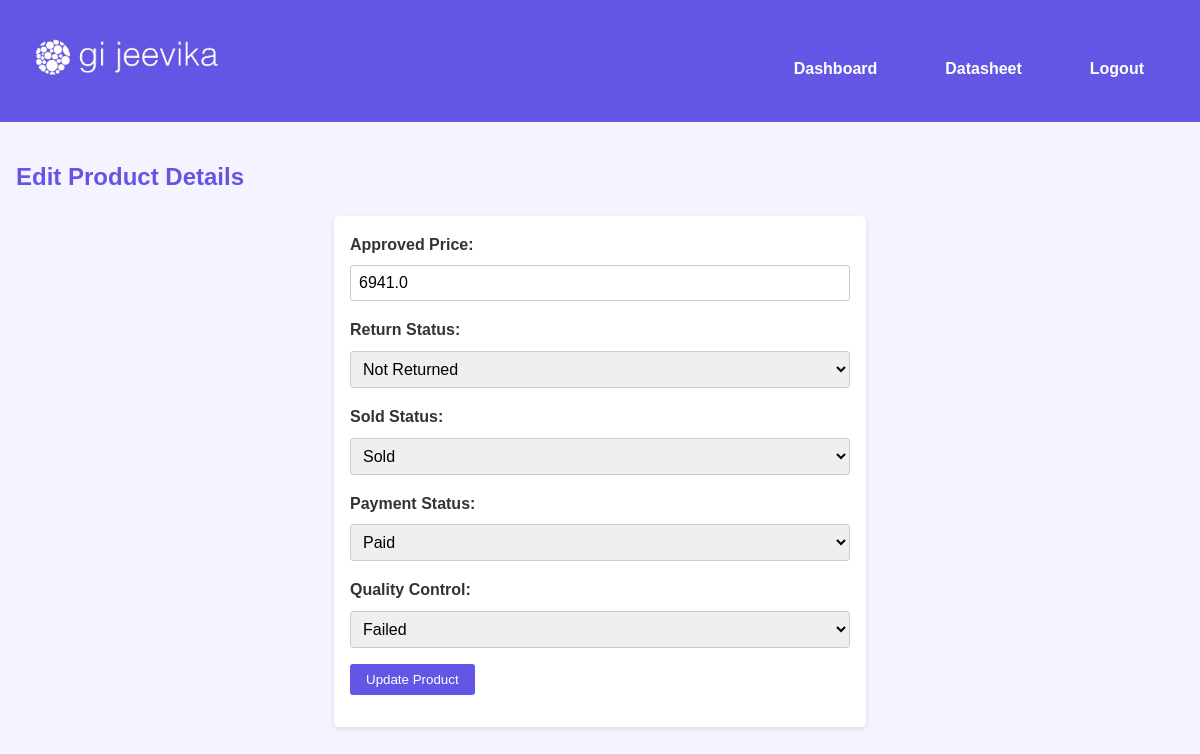
The app's page /product/edit/3 (signed in) with its own data.
### tables this page shows
CREATE TABLE products (
    id INTEGER PRIMARY KEY AUTOINCREMENT,
    product_category TEXT NOT NULL,
    product_quality TEXT CHECK (product_quality IN ('q1', 'q2')) NOT NULL,
    username TEXT NOT NULL,
    approved_price REAL /*CHECK (approved_price >= 0),*/,
    return_status TEXT CHECK (return_status IN ('returned', 'not returned')) DEFAULT 'not returned',
    sold_status TEXT CHECK (sold_status IN ('sold', 'unsold')) DEFAULT 'unsold',
    payment_status TEXT CHECK (payment_status IN ('paid', 'unpaid')) DEFAULT 'unpaid',
    quality_control TEXT CHECK (quality_control IN ('passed', 'failed')) DEFAULT 'failed',
    trackability_key TEXT UNIQUE NOT NULL,
    date TEXT DEFAULT (date('now', 'localtime')), -- Automatically set current date
    approve_status TEXT CHECK (approve_status IN ('approved', 'pending')) DEFAULT 'pending',
    user_id INTEGER NOT NULL,
    FOREIGN KEY (user_id) REFERENCES users (id)
);

### app.py (the view, shortened to what this page needs)
@app.route('/product/edit/<int:id>', methods=['GET', 'POST'])
def edit_product(id):
    if 'user_id' not in session:
        return redirect(url_for('login'))
    db = get_db()
    product = db.execute('SELECT * FROM products WHERE id = ?',
                         (id, )).fetchone()
    if not product:
        flash('Product not found', 'error')
        return redirect(url_for('datasheet'))
    if session['is_admin'] or product['user_id'] == session['user_id']:
        if session['is_admin']:
            return render_template('admin_product_form.html', product=product)
        else:
            return render_template('product_form.html', product=product)
    else:
        flash('You do not have permission to edit this product.', 'error')
        return redirect(url_for('datasheet'))

### app.py (called while the page is built)
def get_db():
    db = sqlite3.connect('products.db')
    db.row_factory = sqlite3.Row
    return db

### templates/admin_product_form.html (shortened to what this page needs)
{% extends "layout.html" %}
{% block content %}
<h2>Edit Product Details</h2>
<form method="POST">
    <label for="approved_price">Approved Price:</label>
    <input type="number" id="approved_price" name="approved_price" step="0.01" value="{{ product.approved_price if product else '' }}" min=0 required>
    <label for="return_status">Return Status:</label>
    <select id="return_status" name="return_status" required>
        <option value="not returned" {% if product and product.return_status == 'not returned' %}selected{% endif %}>Not Returned</option>
    </select>
    <label for="sold_status">Sold Status:</label>
    <select id="sold_status" name="sold_status" required>
        <option value="sold" {% if product and product.sold_status == 'sold' %}selected{% endif %}>Sold</option>
    </select>
    <label for="payment_status">Payment Status:</label>
    <select id="payment_status" name="payment_status" required>
        <option value="paid" {% if product and product.payment_status == 'paid' %}selected{% endif %}>Paid</option>
    </select>
    <label for="quality_control">Quality Control:</label>
    <select id="quality_control" name="quality_control" required>
        <option value="failed" {% if product and product.quality_control == 'failed' %}selected{% endif %}>Failed</option>
    </select>
    <button type="submit">Update Product</button>
</form>
{% endblock %}

### static/style.css (style rules this page uses)
body { font-family: Arial, sans-serif; line-height: 1.6; margin: 0; padding: 0; background-color: #F5F3FF; color: #333; }
h1, h2 { color: #6356e5; }
form { background-color: #FFFFFF; padding: 1rem; border-radius: 5px; box-shadow: 0 2px 5px rgba(0, 0, 0, 0.1); max-width: 500px; margin: 0 auto; }
label { display: block; margin-bottom: 0.5rem; font-weight: bold; color: #333; }
input, select { width: 100%; padding: 0.5rem; margin-bottom: 1rem; border: 1px solid #ccc; border-radius: 3px; box-sizing: border-box; font-size: 16px; }
button, .button { background-color: #6356e5; color: #FFFFFF; padding: 0.5rem 1rem; border: none; border-radius: 3px; cursor: pointer; text-decoration: none; display: inline-block; margin-bottom: 1rem; }

### records on screen
products: approved_price "6941.0", return_status "Not Returned", sold_status "Sold", payment_status "Paid", quality_control "Failed"
